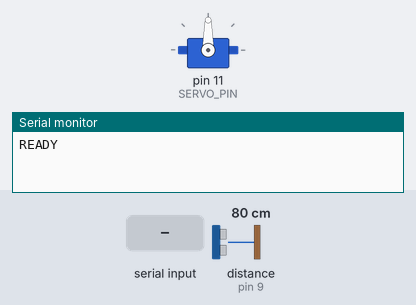
The sketch below on a simulated Arduino Uno, built with avr-gcc and run on an emulated ATmega328P. Shown: servo, the last lines printed to the serial monitor. The inputs (shaded band) are chosen by the test bench; at power-on: distance to the obstacle (sensor on pin 9) 80 cm. The echo pulse lasts 58.3 µs per cm.

Above: at 1.9 s.
2.0 s: "1" received over Serial
At 4.5 s:
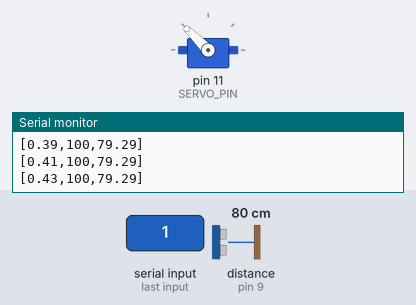
Timing chart, 0 to 6.0 s (numbered marks = the images above; inputs shaded):
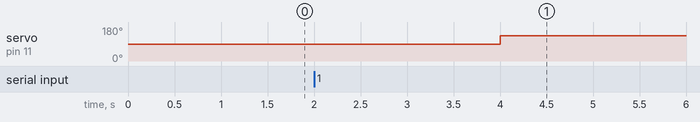

The sketch:

AQUISITION.ino
```cpp
#include <Servo.h>

#define TRIGGER_PIN 8
#define ECHO_PIN 9
#define SERVO_PIN 11
Servo servo;


float applyStep(int magnitude){
  int output = mapFloat(magnitude, -100, 100, 45, 135);
  servo.write(output);
}

float getOutput(){
  digitalWrite(TRIGGER_PIN, HIGH);
  delayMicroseconds(10);
  digitalWrite(TRIGGER_PIN, LOW);
  delayMicroseconds(10);

  float duration = pulseIn(ECHO_PIN, HIGH);
  return duration * 0.034 / 2;
}

void setup(){
  pinMode(TRIGGER_PIN, OUTPUT);
  pinMode(ECHO_PIN, INPUT);
  servo.attach(SERVO_PIN);

  Serial.begin(9600);
  applyStep(0);        // PONTO MORTO

  delay(1000);
  Serial.println("READY");

  while(!Serial.available())
    continue;

  delay(2000);
}

void loop(){
  static unsigned long time = millis();
  float time_passed = (millis() - time)/1000.0;

  int step = 100;
  applyStep(step);
  float distance = getOutput();

  String response = "[" + String(time_passed) + "," + String(step) + "," + String(distance) + "]";
  Serial.println(response);
}

float mapFloat(float x, float Xo, float X, float Yo, float Y){
    float mapped = (Y-Yo)/(X-Xo)*(x-Xo) + Yo;

    if(mapped < Yo)
        return Yo;

    if(mapped > Y)
        return Y;

    return mapped;
}
```

Measured:
- after the input at 2.0 s, servo on pin 11 (SERVO_PIN): 90° → 135° after 2.0 s
